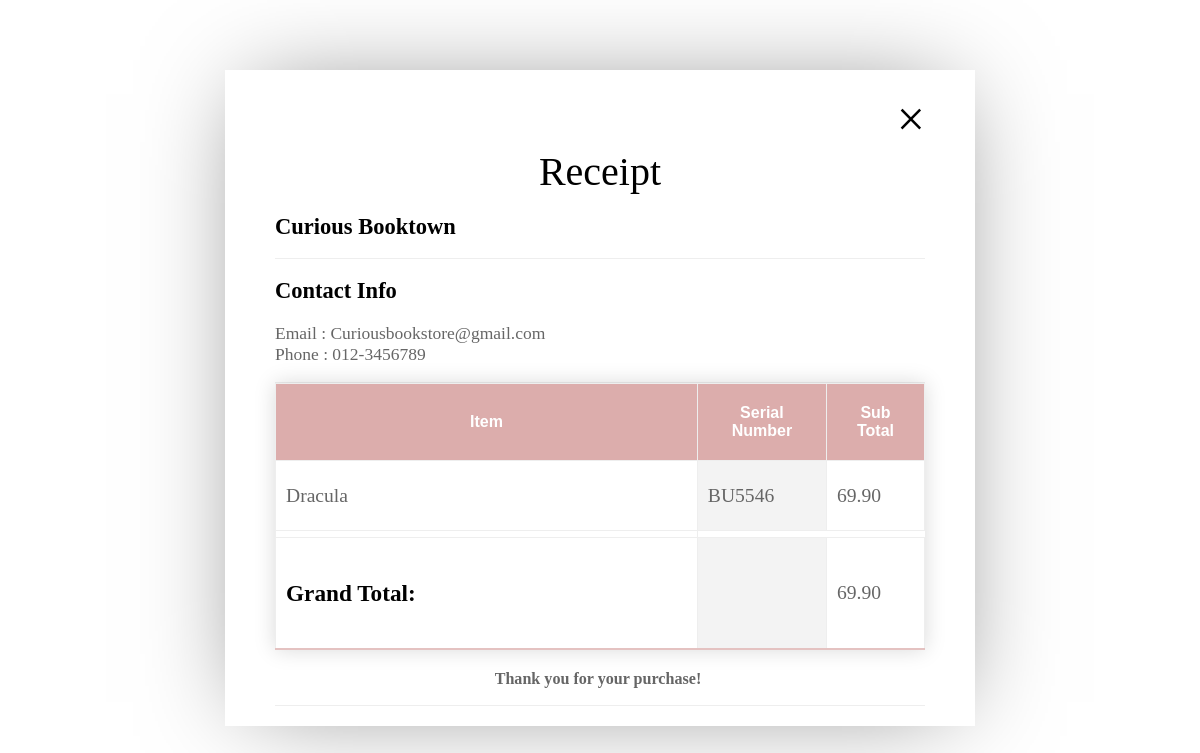
The page /receipt.php (signed in) on the database its author committed.
### tables this page shows
CREATE TABLE `history` (
  `history_id` int(11) NOT NULL,
  `CustID` int(11) NOT NULL,
  `customer_name` varchar(255) NOT NULL,
  `total_price` decimal(7,2) NOT NULL,
  `r_date` datetime NOT NULL
);

CREATE TABLE `book` (
  `book_id` int(11) NOT NULL,
  `name` varchar(255) NOT NULL,
  `image` varchar(255) NOT NULL,
  `genre_id` int(11) NOT NULL,
  `author` varchar(255) NOT NULL,
  `publisher` varchar(255) NOT NULL,
  `publication_date` date NOT NULL,
  `price` decimal(7,2) NOT NULL,
  `description` varchar(255) NOT NULL,
  `register_date` datetime NOT NULL
);

CREATE TABLE `stock` (
  `serial_number` varchar(8) NOT NULL,
  `book_id` int(11) NOT NULL,
  `book_status` varchar(255) NOT NULL
);

### receipt.php (the view, shortened to what this page needs)
<?php
include_once "Functions/connection.php";
?>
<!DOCTYPE html>
<html lang="en">
<head>
    <link rel="stylesheet" href="CSS/receipt.css">
</head>
<body>
    <div class='box'>
        <div id="invoice-POS">
        <center id="top">
        <div class="main"><div class="closeBtn" onclick="window.location.href='index.php'">
                    &times;
                </div>Receipt</div>
        <div class="info">
            <h2>Curious Booktown</h2>
        </div>
        </center>
        <div id="mid">
        <div class="info">
            <h2>Contact Info</h2>
            <p>
            Email : Curiousbookstore@gmail.com</br>
            Phone : 012-3456789</br>
            </p>
        </div>
        </div>
        <div id="bot">
        <div id="table">
            <table class='styled-table'>
            <thead>
            <tr class="tabletitle">
                <td>
                Item
                </td>
                <td>
                Serial Number
                </td>
                <td>
                Sub Total
                </td>
            </tr>
            </thead>
            <tbody>
            <?php
                $userid = $_SESSION['user_id'];
                $query = "SELECT *
                FROM (((history
                INNER JOIN bill ON bill.history_id = history.history_id)
                INNER JOIN stock ON bill.serial_number = stock.serial_number)
                INNER JOIN book ON book.book_id = stock.book_id)
                WHERE history.CustID = $userid AND r_date = (SELECT MAX(r_date) FROM history)";
                $run = mysqli_query($connect, $query);
                while($row = mysqli_fetch_array($run)){
                    $Name = $row['name'];
                    $serial = $row['serial_number'];
                    $price = $row['price'];
                    $total_price = $row['total_price'];
                    echo "<tr>";
                    echo "<td>"."<p>".$Name."</p>"."</td>";
                    echo "<td>"."<p>".$serial."</p>"."</td>";
                    echo "<td>"."<p>".$price."</p>"."</td>";
                }
                echo "<tr>";
                echo "<td></td>";
                echo "</tr>";
                echo "<tr>";
                echo "<td>"."<h5>".'Grand Total:'."</h5>"."</td>";
                echo "<td></td>";
                 echo "<td>"."<p>".$total_price."</p>"."</td>";
                echo "</tr>";
            ?>
            </tbody>
            </table>
        </div>
        <div id="legalcopy">
            <p class="legal"><strong>Thank you for your purchase!</strong>
        </div>
        </div>
        </div>
    </div>
</body>
</html>

### CSS/receipt.css (style rules this page uses)
.box { margin: 70px auto; }
#invoice-POS { box-shadow: 0 0 1in -0.25in rgba(0, 0, 0, 0.5); padding-top: 20px; padding-left: 50px; padding-right: 50px; padding-bottom: 20px; margin: auto auto; width: 650px; background: #fff; }
.main { font-size: 40px; text-align: center; }
h2 { font-size: 0.9em; }
p { font-size: 0.7em; color: #666; line-height: 1.2em; }
#top, #mid, #bot { border-bottom: 1px solid #eee; }
#top { min-height: 100px; }
#mid { min-height: 80px; }
#bot { min-height: 80px; }
.info { display: block; text-align: left; margin-left: 0; font-size: 25px; }
table { width: 100%; border-collapse: collapse; }
td { padding: 5px 0 5px 8px; border: 1px solid #EEE; }
.tabletitle { padding: 5px; font-size: 15px; font-weight: bold; background: #eee; }
#legalcopy { margin-top: 5mm; font-size: 23px; }
.legal { text-align: center; }
.styled-table { border-collapse: collapse; margin: auto; font-size: 0.9em; font-family: sans-serif; min-width: 400px; box-shadow: 0 0 20px rgba(0,0,0,0.15); }
.styled-table thead tr { background-color: #dcadac; color: #ffffff; text-align: center; }
.styled-table thead td { padding: 20px 20px; font-size: 16px; }
.styled-table tbody td { padding: 3px 10px; font-size: 28px; font-family: 'Times New Roman'; }
td:nth-child(1) { width: 65%; }
.styled-table tbody tr { border-bottom: 1xp solid #dddddd; font-size: 15px; }
.styled-table tbody tr :nth-of-type(even) { background-color: #f3f3f3; }
.styled-table tbody tr:last-of-type { border-bottom: 2px solid #e4c2c1; }
.closeBtn { text-align: right; font-size: 50px; cursor: pointer; }

### rows shown on the page
history: book.name "Dracula", stock.serial_number "BU5546", book.price "69.90", total_price "69.90"
